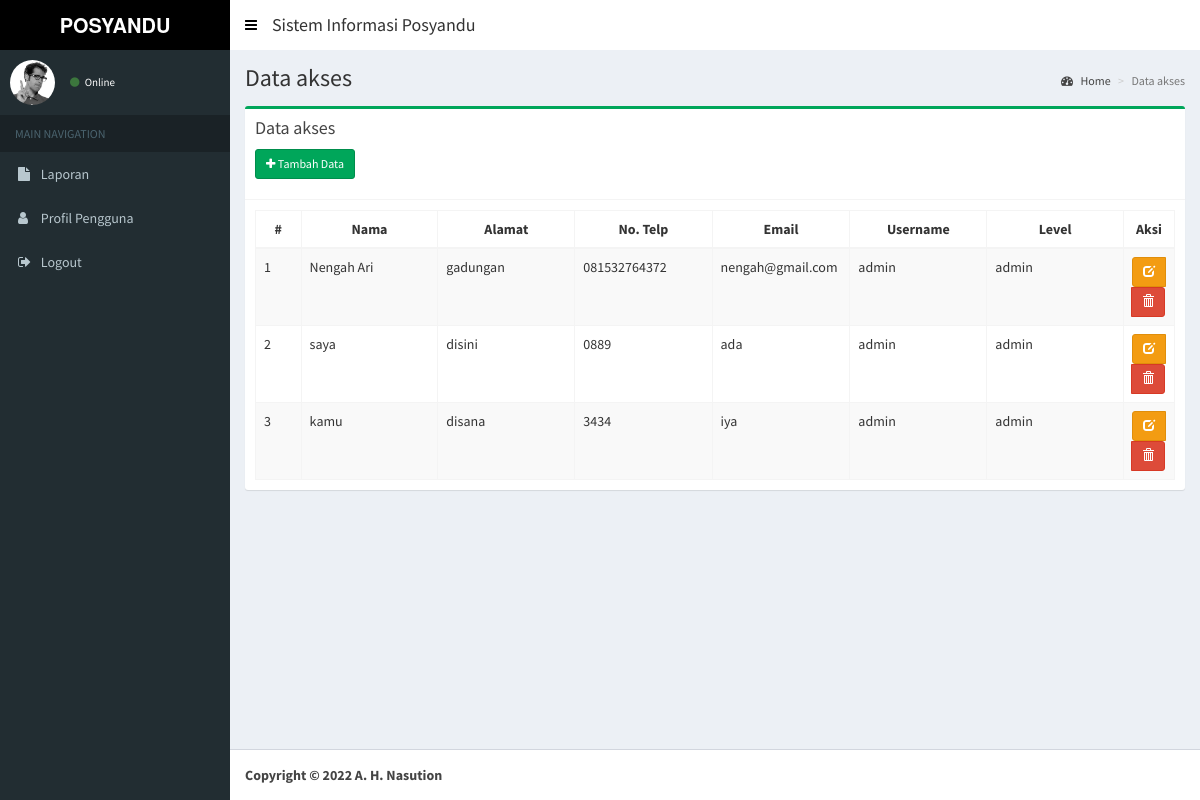
Before: /index.php/akses with the older database file.
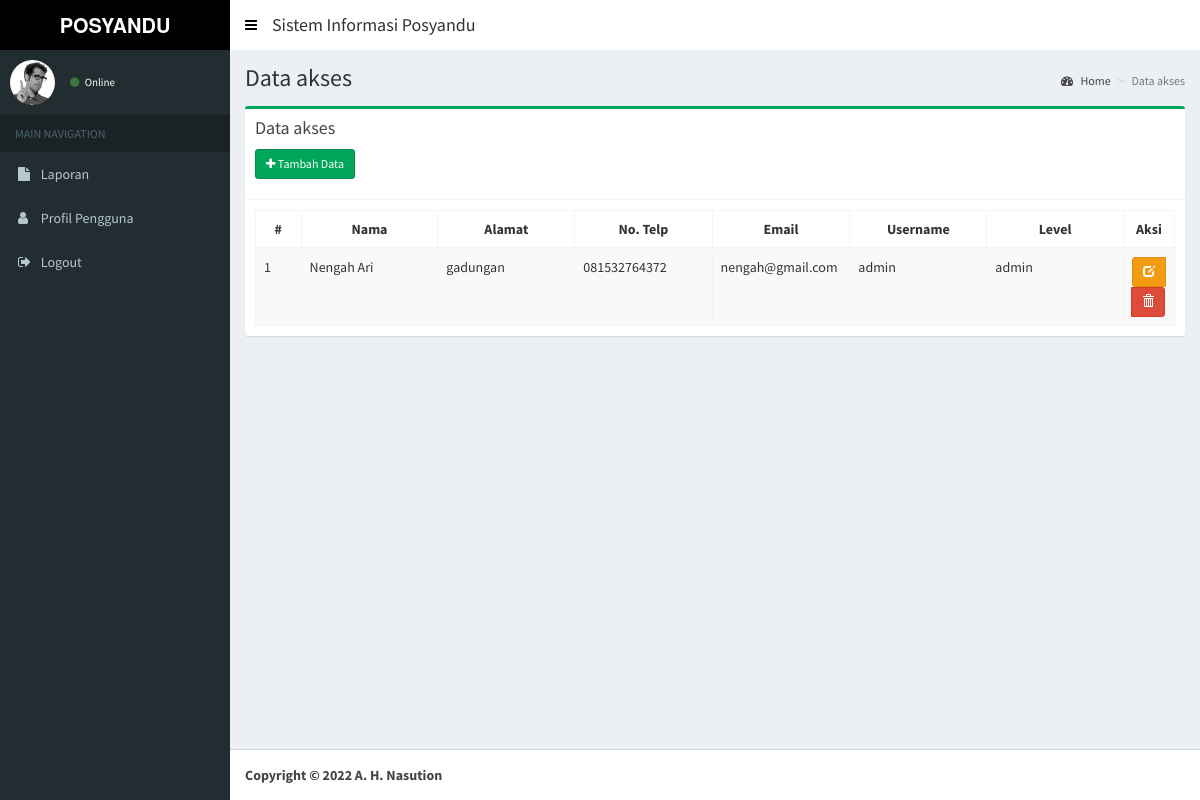
After: the same page with the newer database file.
### tables this page shows
CREATE TABLE `akses` (
  `id_pengguna` int(11) NOT NULL,
  `nama_pengguna` varchar(50) NOT NULL,
  `alamat` varchar(50) NOT NULL,
  `telp` varchar(12) NOT NULL,
  `email` varchar(50) NOT NULL,
  `username` varchar(30) NOT NULL,
  `password` varchar(30) NOT NULL,
  `level` enum('lurah','sekretaris','admin') NOT NULL
);

### application/controllers/Akses.php (called while the page is built, shortened)
<?php
class Akses extends CI_Controller {
	public function __construct()
	{
		$this->load->model('Akses_model', 'akses');
		$this->load->helper('tgl_indo');
		$this->load->helper('security');
	}
	public function index()
	{
		$data = array(
			'title'			=> 'SISTEM SURAT',
			'judul'			=> 'Data akses',
			'data' 			=> $this->akses->tabel()->result(),
			'content'		=> 'akses/v_content',
			'ajax'	 		=> 'akses/v_ajax'
		);
		$this->load->view('layout/v_wrapper', $data, FALSE);
	}
}

### index.php (called while the page is built, shortened)
<?php
require_once BASEPATH.'core/CodeIgniter.php';

### application/views/layout/v_content.php (called while the page is built, shortened)
 	<?php
	if ($content)
	{
		$this->load->view($content);
	}
?>

### application/models/Akses_model.php (called while the page is built, shortened)
<?php
class Akses_model extends CI_Model {
	public function tabel($where = null)
	{
		if($where == null){
			$this->db->select('*');
			$this->db->from('akses');
			$this->db->order_by('akses.id_pengguna', 'Asc');
			$query = $this->db->get();
		}else{
			$this->db->select('*');
			$this->db->from('akses');
			$this->db->order_by('akses.id_pengguna', 'Asc');
			$this->db->where($where);
			$query = $this->db->get();
		}
		return $query;
	}
}

### application/views/akses/v_content.php (the view, shortened to what this page needs)
<section class="content-header">
  <h1>
    <?= $judul ?>
  </h1>
  <ol class="breadcrumb">
    <li><a href="<?= base_url() ?>dashboard"><i class="fa fa-dashboard"></i> Home</a></li>
    <li class="active"><?= $judul ?></li>
  </ol>
</section>
<section class="content">
  <div class="row">
    <div class="col-xs-12">
      <div class="box box-success">
        <div class="box-header with-border">
          <h3 class="box-title">Data akses</h3>
          <div style="padding-top: 10px;">
          <p><a href="<?= base_url(); ?>akses/add" class="btn btn-sm btn-success icon-btn"><i class="fa fa-plus"></i> Tambah Data</a></p>
          </div>
        </div>
        <div class="box-body">
          <table id="example1" class="table table-bordered table-striped" style="width: 100%;">
              <thead>
                  <tr>
                      <th style="width: 5%;text-align: center;">#</th>
                      <th style="width: 15%;text-align: center;">Nama</th>
                      <th style="width: 15%;text-align: center;">Alamat</th>
                      <th style="width: 15%;text-align: center;">No. Telp</th>
                      <th style="width: 15%;text-align: center;">Email</th>
                      <th style="width: 15%;text-align: center;">Username</th>
                      <th style="width: 15%;text-align: center;">Level</th>
                      <th style="width: 13%;text-align: center;">Aksi</th>
                  </tr>
              </thead>
              <tbody>
                  <?php $total= 0; $no=1; foreach($data as $row){  ?>
                  <tr>
                      <td><?= $no++ ?></td>
                      <td><?= $row->nama_pengguna ?></td>
                      <td><?= $row->alamat ?></td>
                      <td><?= $row->telp ?></td>
                      <td><?= $row->email ?></td>
                      <td><?= $row->username ?></td>
                      <td><?= $row->level ?></td>
                      <td style="text-align: center;">
                          <form action="<?= base_url() ?>akses/delete/<?= $row->id_pengguna ?>" method="post">
                              <div class="btn-group">
                                  <a href="<?= base_url() ?>akses/edit/<?= $row->id_pengguna ?>" class=" btn btn-sm btn-warning" data-toggle="tooltip" title="Edit"><span class="glyphicon glyphicon-edit"></span></a>
                                  <button class="btn btn-sm btn-danger" type="submit" onclick="return confirm('Yakin ingin menghapus data?')" data-toggle="tooltip" title="Hapus"><span class="glyphicon glyphicon-trash"></span></button>
                              </div>
                          </form>
                      </td>
                  </tr>
                <?php } ?>
              </tbody>
          </table>
        </div>
      </div>
    </div>
  </div>
</section>

### application/views/layout/v_wrapper.php (shortened to what this page needs)
<!DOCTYPE html>
<html>
  <head>
    <link rel="stylesheet" href="<?= base_url() ?>public/lte/bootstrap/css/bootstrap.min.css">
    <link rel="stylesheet" href="https://maxcdn.bootstrapcdn.com/font-awesome/4.4.0/css/font-awesome.min.css">
    <link rel="stylesheet" href="https://code.ionicframework.com/ionicons/2.0.1/css/ionicons.min.css">
    <link rel="stylesheet" href="<?= base_url() ?>public/lte/plugins/datatables/dataTables.bootstrap.css">
    <link rel="stylesheet" href="<?= base_url() ?>public/lte/plugins/select2/select2.min.css">
    <link rel="stylesheet" href="<?= base_url() ?>public/lte/dist/css/AdminLTE.min.css">
    <link rel="stylesheet" href="<?= base_url() ?>public/lte/dist/css/skins/_all-skins.min.css">
    <link rel="stylesheet" href="<?= base_url() ?>public/lte/plugins/fullcalendar/dist/fullcalendar.min.css">
    <link rel="stylesheet" href="<?= base_url() ?>public/lte/plugins/fullcalendar/dist/fullcalendar.print.min.css" media="print">
    <link rel="stylesheet" href="<?= base_url() ?>public/lte/plugins/bootstrap-colorpicker/dist/css/bootstrap-colorpicker.min.css">
  </head>
  <body class="hold-transition skin-green sidebar-mini">
    <div class="wrapper">
      <header class="main-header" style="background-color: #ffffff">
         <?php  include 'v_head.php'; ?>
      </header>
      <aside class="main-sidebar">
        <?php  include 'v_sidebar.php'; ?>
      </aside>
      <div class="content-wrapper">
        <?php include 'v_content.php'; ?>
      </div>
      <footer class="main-footer">
        <?php  include 'v_footer.php'; ?>
      </footer>
    </div>
  </body>
</html>

### application/views/layout/v_head.php (shortened to what this page needs)
<a href="<?= base_url() ?>public/lte/index2.html" class="logo" style="background-color: black;" >
  <span class="logo-lg"><b>POSYANDU MANDIRI</b></span>
</a>
<nav class="navbar navbar-static-top" role="navigation" style="background-color: #ffffff">
  <a href="#" class="sidebar-toggle" data-toggle="offcanvas" role="button">
  </a>
  <div style="padding: 5px;">
  <h4>Sistem Informasi Posyandu</h4>
  </div>
</nav>

### application/views/layout/v_sidebar.php (shortened to what this page needs)
<section class="sidebar">
  <div class="user-panel">
    <div class="pull-left image">
      <img src="<?= base_url() ?>public/lte/dist/img/user2-160x160.jpg" class="img-circle" alt="User Image">
    </div>
    <div class="pull-left info">
      <a href="#"><i class="fa fa-circle text-success"></i> Online</a>
    </div>
  </div>
  <ul class="sidebar-menu">
    <li class="header">MAIN NAVIGATION</li>
    <li class="laporan" id="laporan">
      <a href="<?= base_url() ?>laporan">
        <i class="fa fa-file"></i> <span>Laporan</span>
      </a>
    </li>
    <li class="profil" id="profil">
      <a href="<?= base_url() ?>profil">
        <i class="fa fa-user"></i> <span>Profil Pengguna</span>
      </a>
    </li>
    <li>
      <a href="<?= base_url() ?>login/logout">
        <i class="fa fa-sign-out"></i> <span>Logout</span>
      </a>
    </li>
  </ul>
</section>

### application/views/layout/v_footer.php (shortened to what this page needs)
<strong>Copyright &copy; 2022 A. H. Nasution </strong><br>

### application/views/layout/v_wrapper.php (style rules this page uses)
.skin-green .main-header .navbar .sidebar-toggle { color: black; }

Changed rows visible on the page:
removed akses: nama_pengguna "saya", alamat "disini", telp "0889", email "ada", username "admin", level "admin"
removed akses: nama_pengguna "kamu", alamat "disana", telp "3434", email "iya", username "admin", level "admin"
